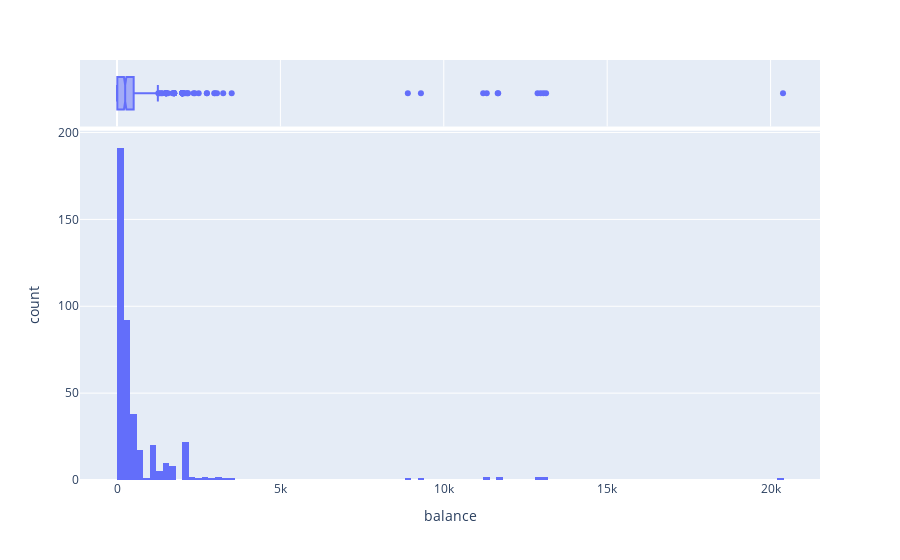

Write notebook code for a chart like this one.
### Markdown cell above
### Plot the xMETRIC LeaderBoard Results

### Code cell
full_leaderboard_result_set = sdk.query(leaderboard_sql_query)

import pandas as pd
import plotly.express as px

df = pd.DataFrame(full_leaderboard_result_set.records)

fig = px.histogram(df, x="balance", marginal="box", hover_data=df.columns, nbins=200)

fig.show()

### Figure 1 — Plotly figure (JSON) as saved in the notebook; plotly's stock layout.template omitted (floating-point values rounded to 4 significant figures; data arrays with more than 128 entries replaced by an {"elided": "..."} marker saying what was removed)
{"data": [{"alignmentgroup": "True", "bingroup": "x", "hovertemplate": "balance=%{x}<br>count=%{y}<extra></extra>", "legendgroup": "", "marker": {"color": "#636efa", "pattern": {"shape": ""}}, "name": "", "nbinsx": 200, "offsetgroup": "", "orientation": "v", "showlegend": false, "type": "histogram", "x": {"elided": "425 int values"}, "xaxis": "x", "yaxis": "y"}, {"alignmentgroup": "True", "customdata": {"elided": "425x1 str values"}, "hovertemplate": "balance=%{x}<br>participant_addr=%{customdata[0]}<extra></extra>", "legendgroup": "", "marker": {"color": "#636efa"}, "name": "", "notched": true, "offsetgroup": "", "showlegend": false, "type": "box", "x": {"elided": "425 int values"}, "xaxis": "x2", "yaxis": "y2"}], "layout": {"barmode": "relative", "legend": {"tracegroupgap": 0}, "margin": {"t": 60}, "xaxis": {"anchor": "y", "domain": [0, 1], "title": {"text": "balance"}}, "xaxis2": {"anchor": "y2", "domain": [0, 1], "matches": "x", "showgrid": true, "showticklabels": false}, "yaxis": {"anchor": "x", "domain": [0, 0.8316], "title": {"text": "count"}}, "yaxis2": {"anchor": "x2", "domain": [0.8416, 1], "matches": "y2", "showgrid": false, "showline": false, "showticklabels": false, "ticks": ""}}}
